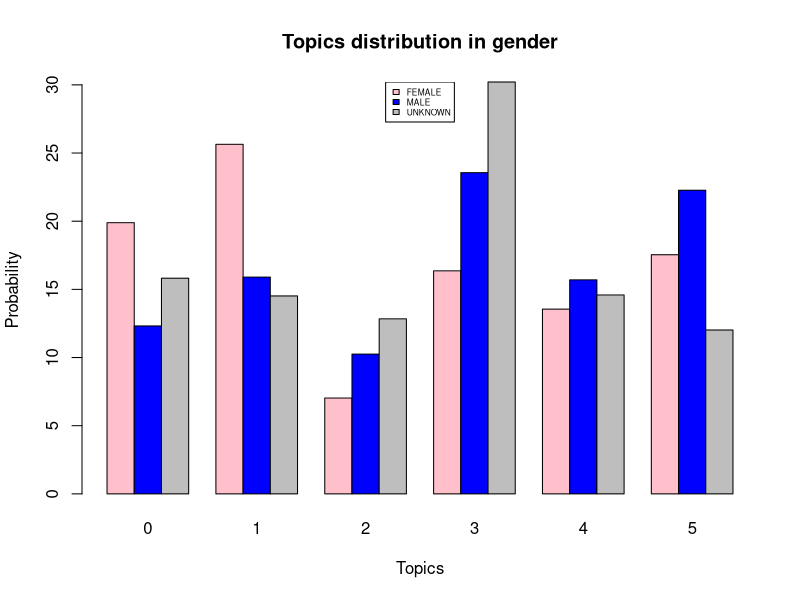

The R script that drew this image:
gender_dist <- matrix(c(19.89, 25.64, 7.03, 16.36, 13.55, 17.54, 12.32, 15.9, 10.25, 23.56, 15.7, 22.27, 15.82, 14.52, 12.84, 30.21, 14.59, 12.02),ncol=6,byrow=TRUE)

rownames(gender_dist) <- c("FEMALE","MALE","UNKNOWN")

colnames(gender_dist) <- c("0",'1', '2', '3', '4', '5')

barplot(gender_dist, main="Topics distribution in gender", xlab="Topics", ylab="Probability", col=c("pink","blue", "grey"), beside=TRUE)

legend("top", legend=rownames(gender_dist), cex=0.5, fill=c("pink","blue", "grey"))